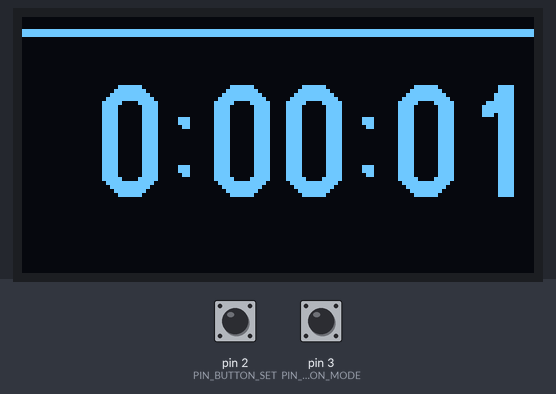
The sketch below on a simulated Arduino Uno, built with avr-gcc and run on an emulated ATmega328P. Shown: 128×64 one-colour display. Inputs (shaded band) come from the test bench; at power-on: pin 3 (PIN_BUTTON_MODE) HIGH, pin 2 (PIN_BUTTON_SET) HIGH.

Above: at 1.3 s.
1.4 s: pin 3 (PIN_BUTTON_MODE) pulled LOW for 0.3 s
At 2.9 s:
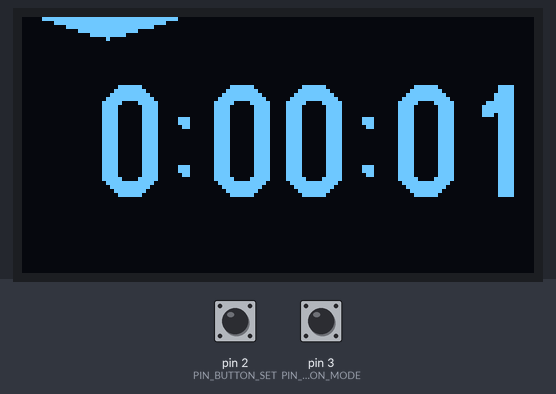
3.2 s: pin 2 (PIN_BUTTON_SET) pulled LOW for 1 s
At 5.4 s:
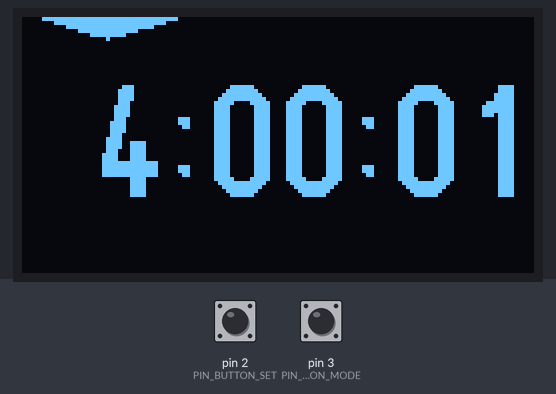
5.7 s: pin 2 (PIN_BUTTON_SET) pulled LOW for 0.3 s
At 6.9 s:
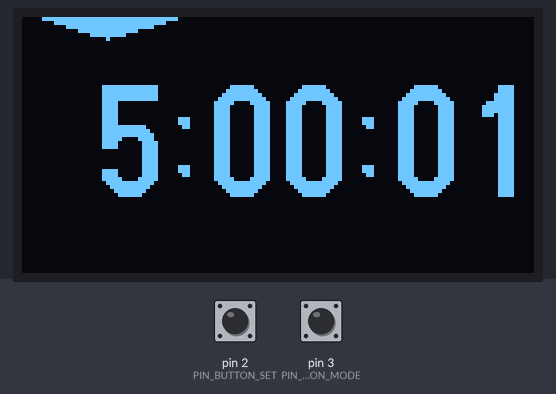
7.6 s: pin 3 (PIN_BUTTON_MODE) pulled LOW for 1 s
At 8.09 s:
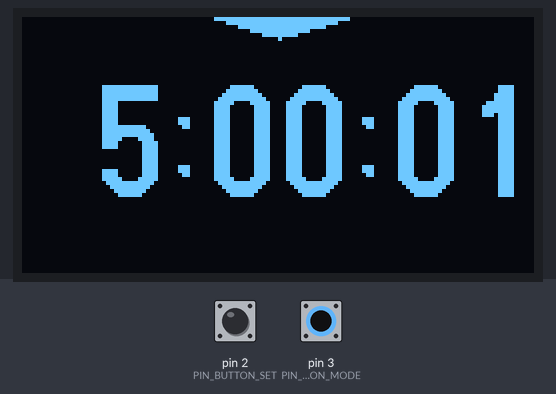
Timing chart, 0 to 10.6 s (numbered marks = the images above; inputs shaded):
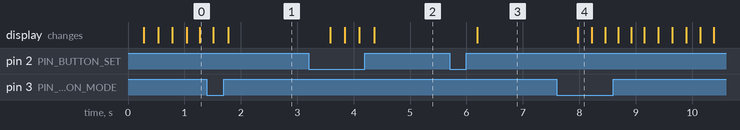

Measured:
- after the input at 1.4 s, the display: first differs from a run without the input after 0.37 s (image 1)
- after the input at 3.2 s, the display: first changes after 0.38 s (image 2 shows a later state)
- after the input at 5.7 s, the display: changes after 0.49 s (image 3)
- after the input at 7.6 s, the display: changes after 0.37 s (image 4)

The sketch:

digital-clock-step-6-mode-set-no-interrupt.ino
```cpp
// (licence header left out)
#include <Arduino.h>
#include <U8g2lib.h>

#ifdef U8X8_HAVE_HW_SPI
#include <SPI.h>
#endif
#ifdef U8X8_HAVE_HW_I2C
#include <Wire.h>
#endif

// Variables to store the time
byte hours = 0;
byte minutes = 0;
byte seconds = 0;

// Constants for the button pins
const int PIN_BUTTON_MODE = 3;
const int PIN_BUTTON_SET = 2;

const int BUTTON_MODE_DEBOUNCE_TIME = 250;
const int BUTTON_SET_DEBOUNCE_TIME = 10;

const int MODE_SHOW_TIME = 0;
const int MODE_SET_SECONDS = 3;
const int MODE_SET_MINUTES = 2;
const int MODE_SET_HOURS = 1;

// Variables for the button state
// We are using the internal pull-up resistors via INPUT_PULLUP, so
// press is LOW and not pressed is HIGH
unsigned long elapsedButtonModeMillis = 0;
unsigned long previousButtonModeMillis = 0;

unsigned long elapsedButtonSetMillis = 0;
unsigned long previousButtonSetMillis = 0;

// Char array for the time being showed on the display
char timeString[9];

// Variables to store the time
unsigned long currentMillis = 0;

// Int is enough to store the elapsed time
int elapsedTimeUpdateMillis = 0;
unsigned long previousTimeUpdateMillis = 0;

float percentageOfSecondElapsed = 0;

byte currentMode = MODE_SHOW_TIME;

// A complete list of all displays is available at: https://github.com/olikraus/u8g2/wiki/u8g2setupcpp
U8G2_SSD1306_128X64_NONAME_1_HW_I2C u8g2(U8G2_R0, /* reset=*/ U8X8_PIN_NONE);

void setup(void) {

  u8g2.setFont(u8g2_font_logisoso28_tf);
  u8g2.begin();

  // Configure the pins of the buttons with the internal PULLUP resistor
  pinMode(PIN_BUTTON_MODE, INPUT_PULLUP);
  pinMode(PIN_BUTTON_SET, INPUT_PULLUP);

}

void loop(void) {

  // millis() itself takes 1.812 micro seconds that is 0.001812 milli seconds
  // https://arduino.stackexchange.com/questions/113/is-it-possible-to-find-the-time-taken-by-millis
  currentMillis = millis();

  if (digitalRead(PIN_BUTTON_MODE) == LOW) {
    buttonModeHandler();
  }

  if (digitalRead(PIN_BUTTON_SET) == LOW) {
    buttonSetHandler();
  }


  checkTime();

  if (currentMode == MODE_SHOW_TIME) {
    increaseSeconds();
  } else {
    previousTimeUpdateMillis = currentMillis;
  }

  drawScreen();

}

void checkTime() {
  // Check if a minutes has been elapsed
  if (seconds > 59) {
    seconds = 0;
    minutes++;
  }

  // Check if an hour has been elapsed
  if (minutes > 59) {
    minutes = 0;
    hours++;
  }

  // Check if a day has been elapsed
  if (hours > 23) {
    hours = 0;
  }
}

void buttonModeHandler() {
  elapsedButtonModeMillis = currentMillis - previousButtonModeMillis;
  if (elapsedButtonModeMillis > BUTTON_MODE_DEBOUNCE_TIME) {
    Serial.println("Mode Handler");
    previousButtonModeMillis = currentMillis;
    currentMode++;

    if (currentMode > 3) {
      currentMode = 0;
    }

  }
}

void buttonSetHandler() {
  elapsedButtonSetMillis = currentMillis - previousButtonSetMillis;
  Serial.println(elapsedButtonSetMillis);
  if (elapsedButtonSetMillis > BUTTON_SET_DEBOUNCE_TIME) {
    Serial.println("Set Handler");
    previousButtonSetMillis = currentMillis;

    if (currentMode == MODE_SET_SECONDS) {
      seconds = 0;
    }
    if (currentMode == MODE_SET_MINUTES) {
      minutes++;
    }
    if (currentMode == MODE_SET_HOURS) {
      hours++;
    }
  }
}

void increaseSeconds() {
  elapsedTimeUpdateMillis = currentMillis - previousTimeUpdateMillis;

  // Check if 1000ms, 1 second, has been elapsed
  if (elapsedTimeUpdateMillis > 1000) {
    seconds++;

    // It might be possible that more than 1000ms has been elapsed e.g. 1200ms
    // Then there are already 200ms elapsed of the next second. We need to
    // substract these on the "last time". So the next second will be updated 200ms earlier.
    // This reduces the amount of time drift.
    previousTimeUpdateMillis = currentMillis - (elapsedTimeUpdateMillis - 1000);
  }
}

void drawScreen() {
  u8g2.firstPage();

  do {

    if (currentMode != MODE_SHOW_TIME) {
      u8g2.drawTriangle((currentMode - 1) * 43 + 5, 0, currentMode * 43 - 5, 0, (currentMode - 1) * 43 + 21, 5);
    }

    drawAnimation();
    drawTime();

  } while (u8g2.nextPage());
}

void drawTime() {

  // Found at https://forum.arduino.cc/index.php?topic=371117.0
  // sprintf_P uses the Program Memory instead of RAM, more info at http://gammon.com.au/progmem
  // Here we format the minutes and seconds with a leading zero: e.g. 01, 02, 03 etc.
  sprintf_P(timeString, PSTR("%2d:%02d:%02d"), hours, minutes, seconds);

  // Draw the timeString
  u8g2.drawStr(0, 45, timeString);

}

void drawAnimation() {
  // Calculate the percentage elapsed of a second
  percentageOfSecondElapsed = elapsedTimeUpdateMillis / 1000.0;

  if (currentMode == MODE_SHOW_TIME) {
    // Draw the yellow lines
    u8g2.drawBox(0, 0, 127 - (127 * percentageOfSecondElapsed), 2);
    u8g2.drawBox(0, 3, (127 * percentageOfSecondElapsed), 2);
  }
}
```
